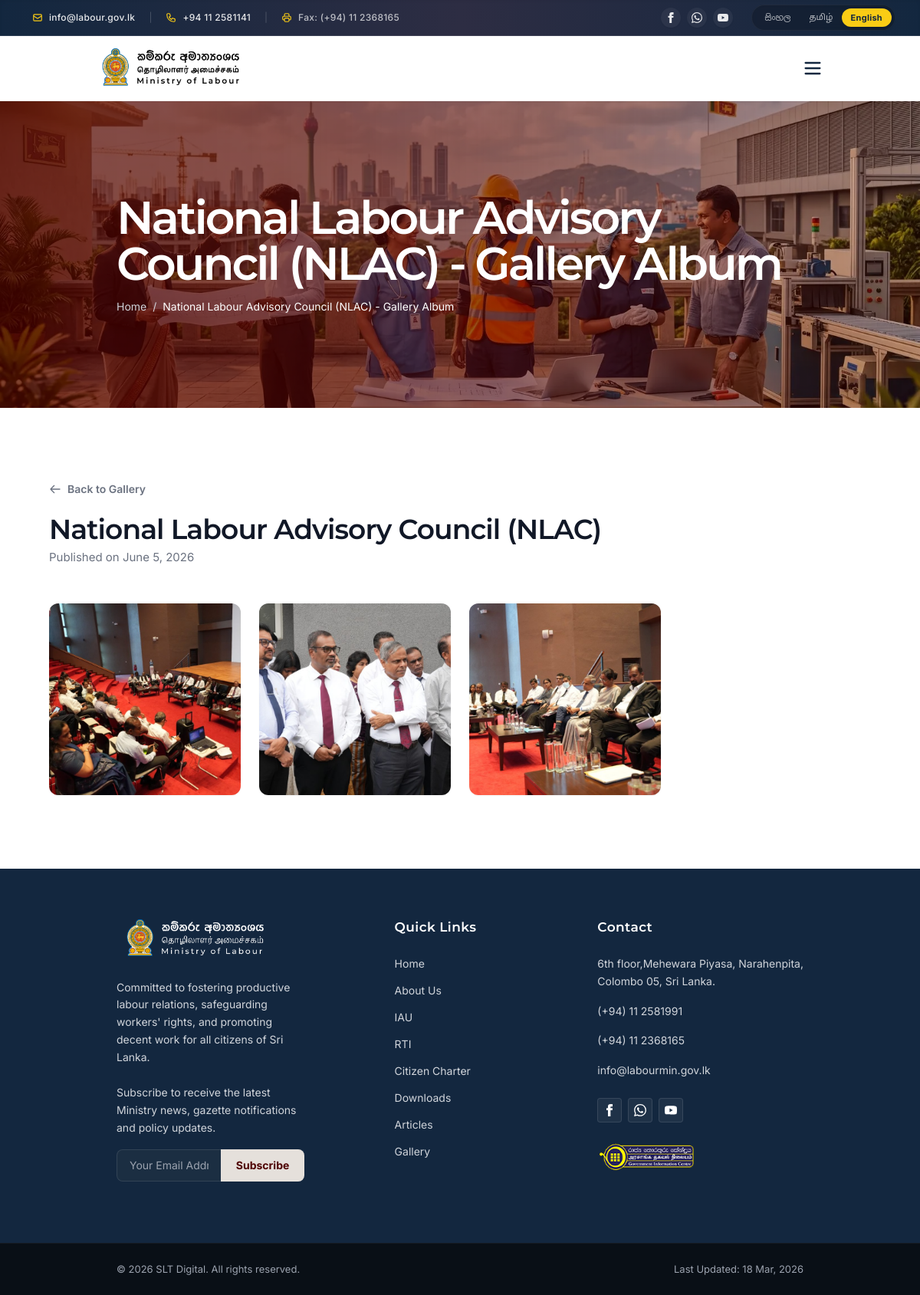
Screenshot of /gallery-album/2 with the database file from the repository.
### tables this page shows
CREATE TABLE `gallery` (
  `id` int(11) NOT NULL AUTO_INCREMENT,
  `title` varchar(255) NOT NULL,
  `cover_image` varchar(255) NOT NULL,
  `status` enum('Public','Private') NOT NULL DEFAULT 'Public',
  `created_at` timestamp NULL DEFAULT current_timestamp(),
  `updated_at` timestamp NULL DEFAULT current_timestamp() ON UPDATE current_timestamp(),
  PRIMARY KEY (`id`)
);

CREATE TABLE `gallery_images` (
  `id` int(11) NOT NULL AUTO_INCREMENT,
  `gallery_id` int(11) NOT NULL,
  `image_path` varchar(255) NOT NULL,
  `created_at` timestamp NULL DEFAULT current_timestamp(),
  PRIMARY KEY (`id`),
  KEY `gallery_id` (`gallery_id`),
  CONSTRAINT `gallery_images_ibfk_1` FOREIGN KEY (`gallery_id`) REFERENCES `gallery` (`id`) ON DELETE CASCADE
);

### gallery-album.php (the view, shortened to what this page needs)
<?php
require_once 'admin/includes/db.php';
$id = (int)$_GET['id'];
$stmt = $pdo->prepare("SELECT * FROM gallery WHERE id = ? AND status = 'Public'");
$stmt->execute([$id]);
$album = $stmt->fetch();
$imgStmt = $pdo->prepare("SELECT * FROM gallery_images WHERE gallery_id = ? ORDER BY created_at ASC");
$imgStmt->execute([$id]);
$images = $imgStmt->fetchAll();
$page_title = $album['title'] . ' - Gallery Album';
include 'includes/header.php';
include 'includes/sub-hero.php';
?>
<section class="py-16 md:py-24 px-4 md:px-16 bg-white min-h-[50vh]">
    <div class="container mx-auto max-w-[1400px]">
        <div class="mb-12">
            <a href="gallery" class="inline-flex items-center text-sm font-semibold text-gray-500 hover:text-secondary mb-6 transition-colors">
                <svg class="w-4 h-4 mr-2" fill="none" stroke="currentColor" viewBox="0 0 24 24"><path stroke-linecap="round" stroke-linejoin="round" stroke-width="2" d="M10 19l-7-7m0 0l7-7m-7 7h18"></path></svg>
                Back to Gallery
            </a>
            <h2 class="text-3xl md:text-[36px] font-semibold font-montserrat text-gray-900"><?= htmlspecialchars($album['title']) ?></h2>
            <p class="text-gray-500 mt-2 text-[15px] font-inter">Published on <?= date('F j, Y', strtotime($album['created_at'])) ?></p>
        </div>
        <div class="grid grid-cols-2 md:grid-cols-3 lg:grid-cols-4 gap-4 md:gap-6">
            <?php if(empty($images)): ?>
                <div class="col-span-full text-center text-gray-500 py-10 bg-gray-50 rounded-xl border border-gray-100">This album has no additional images yet.</div>
            <?php else: ?>
                <?php foreach ($images as $img): ?>
                <a data-fslightbox="gallery" href="admin/<?= htmlspecialchars($img['image_path']) ?>" class="group relative bg-gray-100 rounded-xl overflow-hidden aspect-square shadow-sm cursor-pointer block active:scale-95 transition-transform duration-200">
                    <img loading="lazy" src="admin/<?= htmlspecialchars($img['image_path']) ?>"
                        alt="<?= htmlspecialchars($album['title']); ?>"
                        class="w-full h-full object-cover group-hover:scale-105 transition-transform duration-700 ease-in-out">
                </a>
                <?php endforeach; ?>
            <?php endif; ?>
        </div>
    </div>
</section>
<?php include 'includes/footer.php'; ?>

### includes/sub-hero.php (shortened to what this page needs)
<section class="relative h-[300px] md:h-[400px] flex items-center bg-primary overflow-hidden">
    <div class="absolute inset-0 bg-cover bg-center bg-no-repeat pointer-events-none"
        style="background-image: url('assets/img/sub-hero.webp');"></div>
    <div class="absolute inset-0 opacity-70 bg-sub-hero-gradient">
    </div>
    <div class="relative z-10 container mx-auto px-4 md:px-16 text-white w-full">
        <h1 class="text-4xl md:text-5xl lg:text-6xl font-semibold font-montserrat mb-4 leading-none tracking-tighter <?php echo isset($title_classes) ? $title_classes : ''; ?>">
            <?php echo isset($page_title) ? $page_title : 'Ministry of Labour'; ?>
        </h1>
        <div class="flex items-center text-[13px] md:text-sm font-inter text-gray-300">
            <a href="index" class="hover:text-white transition-colors">Home</a>
            <?php
            if (isset($breadcrumbs) && is_array($breadcrumbs)) {
                foreach ($breadcrumbs as $index => $crumb) {
                    echo '<span class="mx-2">/</span>';
                    echo "\n            ";
                    if ($index === count($breadcrumbs) - 1) {
                        echo '<span class="text-white">' . htmlspecialchars($crumb['label']) . '</span>';
                    } else {
                        if (isset($crumb['url'])) {
                            echo '<a href="' . htmlspecialchars($crumb['url']) . '" class="hover:text-white transition-colors">' . htmlspecialchars($crumb['label']) . '</a>';
                        } else {
                            echo '<span class="hover:text-white transition-colors cursor-pointer">' . htmlspecialchars($crumb['label']) . '</span>';
                        }
                    }
                }
                echo "\n";
            } else if (isset($page_title)) {
                 echo '<span class="mx-2">/</span>';
                 echo '<span class="text-white">' . htmlspecialchars($page_title) . '</span>';
            }
            ?>
        </div>
    </div>
</section>

### includes/header.php (style rules this page uses)
body { top: 0px !important; position: relative !important; }

### rows the page displays
gallery: title "National Labour Advisory Council (NLAC) - Gallery Album", title "National Labour Advisory Council (NLAC)", created_at "June 5, 2026"
gallery_images: image_path (picture)
gallery_images: image_path (picture)
gallery_images: image_path (picture)
